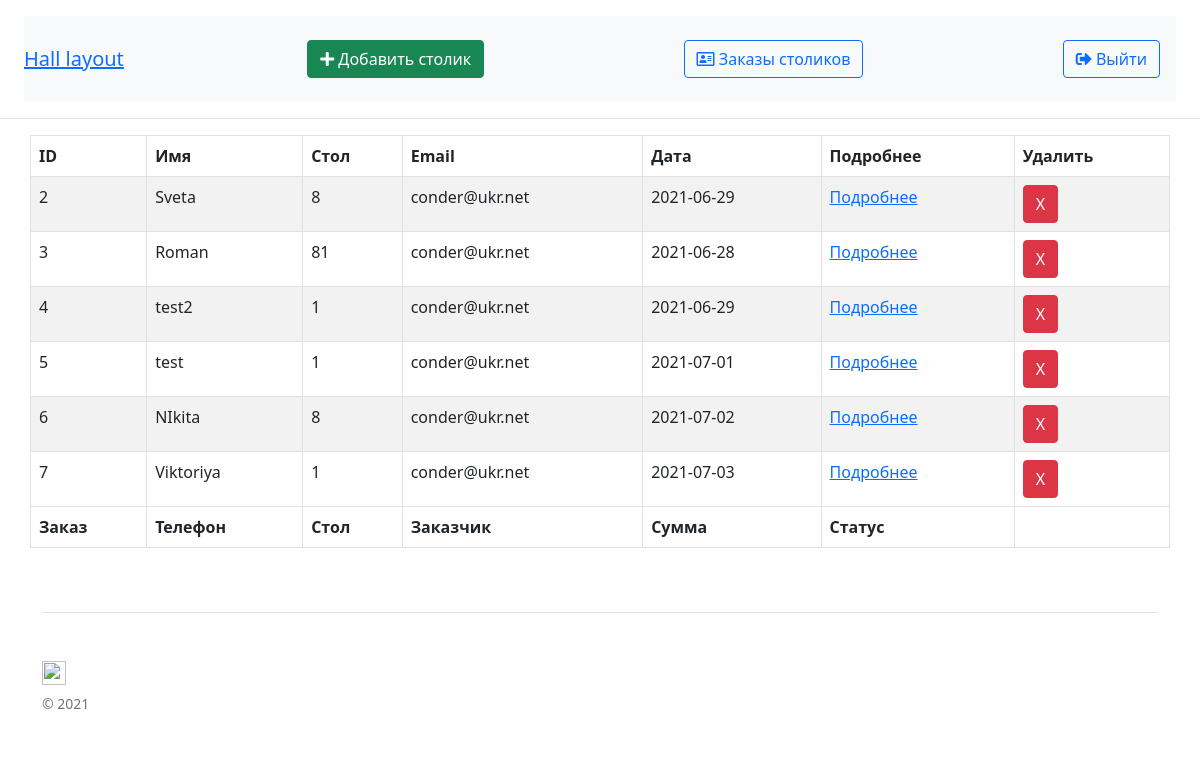
Page /orders (signed in) on the committed database.
### app.py (models this page shows)
class Order(db.Model):
    id = db.Column(db.Integer, primary_key=True)
    name = db.Column(db.String(20))
    address = db.Column(db.String(100))
    email = db.Column(db.String(50))
    date = db.Column(db.String(50))
    tables = db.Column(db.String(50))
    items = db.relationship('Order_Tables', backref='order', lazy=True)

### app.py (the view)
@app.route('/orders')
@login_required
def orders():
    orders = Order.query.all()
    return render_template('orders.html', orders=orders)

### templates/orders.html (shortened to what this page needs)
{% extends "base.html" %}
{% block content %}
<div class="row">
<table id="example" class="table table-striped table-bordered center" style="width:100%;">
        <thead>
            <tr>
                <th>ID</th>
                <th>Имя</th>
                <th>Стол</th>
                <th>Email</th>
                <th>Дата</th>
                <th>Подробнее</th>
                <th>Удалить</th>
            </tr>
        </thead>
        <tbody>
        {% for order in orders %}
<tr>
    <td>{{ order.id }}</td>
    <td>{{ order.name }}</td>
    <td>{{ order.tables }}</td>
    <td>{{ order.email }}</td>
    <td>{{ order.date }}</td>
    <td><a href="{{ url_for('order', order_id=order.id) }}">Подробнее</a></td>
    <td><a href="{{ url_for('del_order', id=order.id) }}" class="btn btn-danger">Х</a></td>
</tr>
 {% endfor %}
        </tbody>
        <tfoot>
            <tr>
                <th>Заказ</th>
                <th>Телефон</th>
                <th>Стол</th>
                <th>Заказчик</th>
                <th>Сумма</th>
                <th>Статус</th>
                <th></th>
            </tr>
        </tfoot>
    </table>
</div>
{% endblock %}

### templates/base.html (shortened to what this page needs)
<!doctype html>
<html lang="en">
  <head>
      <link rel="stylesheet" href="{{ url_for('static', filename='style/style.css') }}">
       <link rel="stylesheet" type="text/css" href="https://cdn.datatables.net/1.10.25/css/jquery.dataTables.css">
<link rel="stylesheet" type="text/css" href="http://ajax.googleapis.com/ajax/libs/jqueryui/1.8.18/themes/overcast/jquery-ui.css" />
    <link href="https://cdn.jsdelivr.net/npm/bootstrap@5.0.1/dist/css/bootstrap.min.css" rel="stylesheet">
<link rel="stylesheet" href="https://pro.fontawesome.com/releases/v5.10.0/css/all.css"/>
  </head>
  <body>
    <div class="d-flex flex-column flex-md-row align-items-center p-3 px-md-4 mb-3 bg-white border-bottom box-shadow">
    <nav class="navbar navbar-light bg-light col-lg-12">
          <h5 class="my-0 mr-md-auto font-weight-normal"><a href="{{ url_for('index') }}">Hall layout</a></h5>
    {% if current_user.has_role('admin')%}
        <a class="btn btn-success m-3" href="{{ url_for('add_table') }}"><i class="fas fa-plus"></i> Добавить столик</a>
      <a class="btn btn-outline-primary m-3" href="{{ url_for('orders') }}"><i class="far fa-address-card"></i> Заказы столиков</a>
        {% endif %}
          {% if current_user.has_role('admin')%}
              <ul class="nav navbar-nav цnavbar-right text-right">
          <li>
              <a class="btn btn-outline-primary m-3" href="/logout"><i class="fas fa-sign-out-alt"></i> Выйти</a>
          </li>
              </ul>
              {% else %}
              <div class="right">
        <a class="btn btn-outline-primary m-3" href="{{ url_for('admin') }}"><i class="fas fa-user-lock"></i> Админка</a>
          </div>
          {% endif %}
      </nav>
    </div>
    <div class="container">
            {% block content %}
            {% endblock %}
      <footer class="pt-4 my-md-5 pt-md-5 border-top">
        <div class="row">
          <div class="col-12 col-md">
            <img class="mb-2" src="https://getbootstrap.com/docs/4.0/assets/brand/bootstrap-solid.svg" alt="" width="24" height="24">
            <small class="d-block mb-3 text-muted">&copy; 2021</small>
          </div>
        </div>
      </footer>
 </div>
  </body>
</html>

### rows in the picture
Order: id "2", name "Sveta", tables "8", email "conder@ukr.net", date "2021-06-29"
Order: id "3", name "Roman", tables "81", email "conder@ukr.net", date "2021-06-28"
Order: id "4", name "test2", tables "1", email "conder@ukr.net", date "2021-06-29"
Order: id "5", name "test", tables "1", email "conder@ukr.net", date "2021-07-01"
Order: id "6", name "NIkita", tables "8", email "conder@ukr.net", date "2021-07-02"
Order: id "7", name "Viktoriya", tables "1", email "conder@ukr.net", date "2021-07-03"
